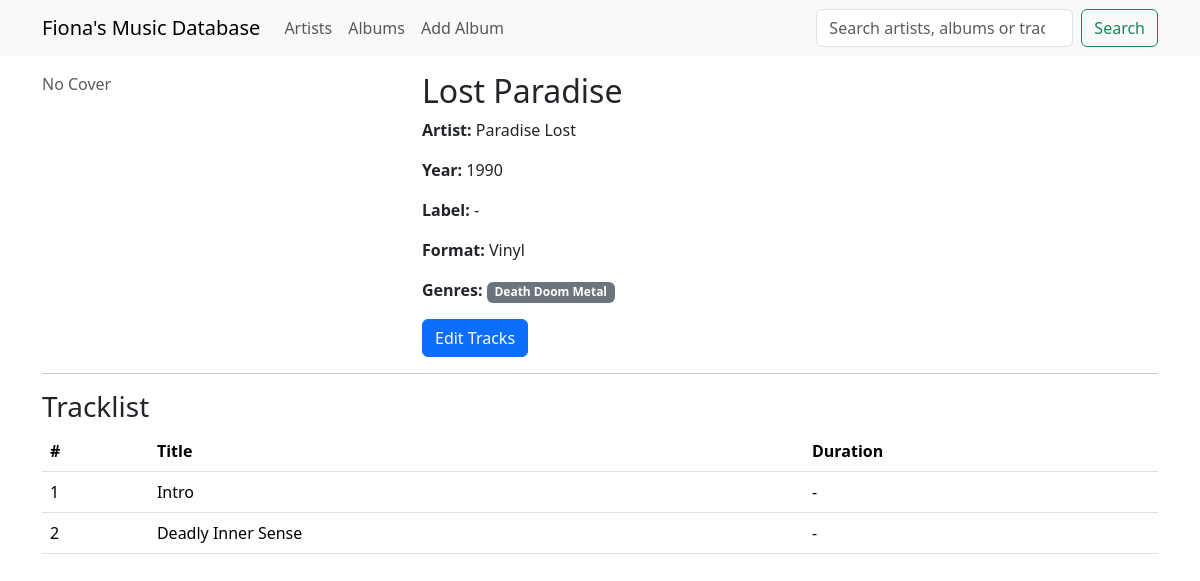
The page /album_details/3 on the database its author committed.
### app/models.py (models this page shows)
class Albums(db.Model):
    __tablename__ = "albums"
    id: so.Mapped[int] = so.mapped_column(primary_key=True)
    artist_id: so.Mapped[int] = so.mapped_column(sa.ForeignKey(Artists.id), index=True)
    discogs_id: so.Mapped[Optional[int]] = so.mapped_column(sa.Integer, unique=True)
    title: so.Mapped[str] = so.mapped_column(sa.String(64), index=True)
    year: so.Mapped[Optional[int]] = so.mapped_column(sa.Integer)
    format: so.Mapped[FormatEnum] = so.mapped_column(
        sa.Enum(FormatEnum, name="format_enum")
    )
    label: so.Mapped[Optional[str]] = so.mapped_column(sa.String(64))
    cover_path: so.Mapped[Optional[str]] = so.mapped_column(sa.String(128))
    notes: so.Mapped[Optional[str]] = so.mapped_column(sa.String(256))
    artist: so.Mapped["Artists"] = so.relationship(back_populates="albums")
    tracks: so.Mapped[list["Tracks"]] = so.relationship(
        back_populates="album", cascade="all, delete-orphan"
    )
    genres: so.Mapped[list["Genres"]] = so.relationship(
        secondary=album_genres, back_populates="albums"
    )

class Artists(db.Model):
    __tablename__ = "artists"
    id: so.Mapped[int] = so.mapped_column(primary_key=True)
    name: so.Mapped[str] = so.mapped_column(sa.String(128), index=True, unique=True)
    country: so.Mapped[Optional[str]] = so.mapped_column(sa.String(64))
    year_of_founding: so.Mapped[Optional[int]] = so.mapped_column(
        sa.Integer, index=True
    )
    notes: so.Mapped[Optional[str]] = so.mapped_column(sa.String(256))
    albums: so.Mapped[list["Albums"]] = so.relationship(back_populates="artist")

class Genres(db.Model):
    __tablename__ = "genres"
    id: so.Mapped[int] = so.mapped_column(primary_key=True)
    name: so.Mapped[str] = so.mapped_column(sa.String(32), index=True, unique=True)
    albums: so.Mapped[list["Albums"]] = so.relationship(
        secondary=album_genres, back_populates="genres"
    )

class Tracks(db.Model):
    __tablename__ = "tracks"
    id: so.Mapped[int] = so.mapped_column(primary_key=True)
    album_id: so.Mapped[int] = so.mapped_column(sa.ForeignKey(Albums.id), index=True)
    title: so.Mapped[str] = so.mapped_column(sa.String(128), index=True)
    track_number: so.Mapped[int] = so.mapped_column(sa.Integer, index=True)
    duration_seconds: so.Mapped[int] = so.mapped_column(sa.Integer)
    album: so.Mapped["Albums"] = so.relationship(back_populates="tracks")

### app/main/routes.py (the view)
@bp.route("/album_details/<int:album_id>", methods=["GET"])
def album_details(album_id):
    album = (
        db.session.query(Albums)
        .options(
            selectinload(Albums.artist),
            selectinload(Albums.genres),
            selectinload(Albums.tracks),
        )
        .filter_by(id=album_id)
        .first()
    )
    if not album:
        flash("Album not found.")
        return redirect(url_for("main.albums"))
    tracks = sorted(album.tracks, key=lambda t: t.track_number or 0)
    return render_template(
        "album_details.html", title=album.title, album=album, tracks=tracks
    )

### app/templates/album_details.html (shortened to what this page needs)
{% extends "base.html" %} {% block content %}
<div class="row">
  <div class="col-md-4">
    {% if album.cover_path %}
    <img
      src="{{ url_for('static', filename=album.cover_path) }}"
      class="img-fluid"
    />
    {% else %}
    <div class="text-muted">No Cover</div>
    {% endif %}
  </div>
  <div class="col-md-8">
    <h2>{{ album.title }}</h2>
    <p><strong>Artist: </strong>{{ album.artist.name }}</p>
    <p><strong>Year: </strong>{{ album.year or "-" }}</p>
    <p><strong>Label: </strong>{{ album.label or "-" }}</p>
    <p><strong>Format: </strong>{{ album.format.value.capitalize() }}</p>
    <p>
      <strong>Genres:</strong>
      {% for genre in album.genres %}
      <span class="badge bg-secondary">{{ genre.name }}</span>
      {% endfor %}
    </p>
    <a
      href="{{ url_for('main.edit_tracks', album_id=album.id) }}"
      class="btn btn-primary"
      >Edit Tracks</a
    >
  </div>
</div>
<hr />
<h3>Tracklist</h3>
<table class="table">
  <thead>
    <tr>
      <th>#</th>
      <th>Title</th>
      <th>Duration</th>
    </tr>
  </thead>
  <tbody>
    {% for track in tracks %}
    <tr>
      <td>{{ track.track_number }}</td>
      <td>{{ track.title }}</td>
      <td>
        {% if track.duration_seconds %} {{ track.duration_seconds // 60 }}: {{
        "%2d"|format(track.duration_seconds % 60) }} {% else %} - {% endif %}
      </td>
    </tr>
    {% endfor %}
  </tbody>
</table>
{% endblock %}

### rows shown on the page
Albums: title "Lost Paradise", year "1990", label "-", format.value "Vinyl"
Artists: artist.name "Paradise Lost"
Genres: name "Death Doom Metal"
Tracks: track_number "1", title "Intro"
Tracks: track_number "2", title "Deadly Inner Sense"
